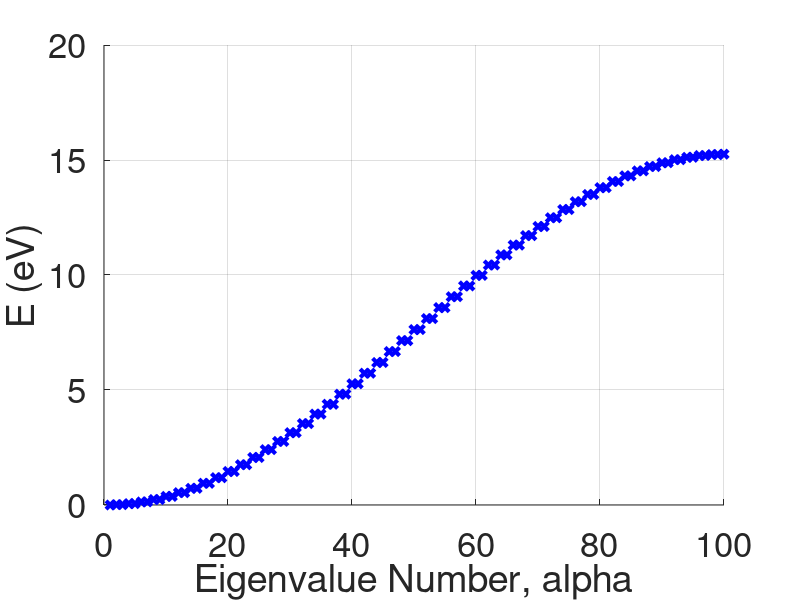

This chart was generated by the following MATLAB code:
clear all
close all

% Constants (all MKS, except energy which is in eV)
hbar = 1.055e-34;
m = 9.110e-31;
epsil = 8.854e-12;
q = 1.602e-19;

% Lattice
Np = 100;
a = 1e-10;
X = a*[1:1:Np];
t0 = (hbar^2)/(2*m*(a^2))/q;
L = a*(Np+1);

T = (2*t0*diag(ones(1,Np)))-(t0*diag(ones(1,Np-1),1))-(t0*diag(ones(1,Np-1),-1));
T(1,Np) = -t0;
T(Np,1) = -t0;
[V,D] = eig(T);
D = diag(D);
[Enum,ind] = sort(D);

E1 = D(ind(1));
psi1 = abs(V(:,ind(1)));
P1 = psi1.*conj(psi1);

E2 = D(ind(50));
psi2 = abs(V(:,ind(50)));
P2 = psi2.*conj(psi2);

% analytical eigenvalues
Ean = (((hbar*pi)^2)/(2*m*(L^2))/q)*[1:Np].*[1:Np];
hold on
h = plot(Enum, 'bx');
set(h, 'linewidth', [3.0])
set(gca, 'Fontsize', [25])
xlabel('Eigenvalue Number, alpha');
ylabel('E (eV)');
grid on
